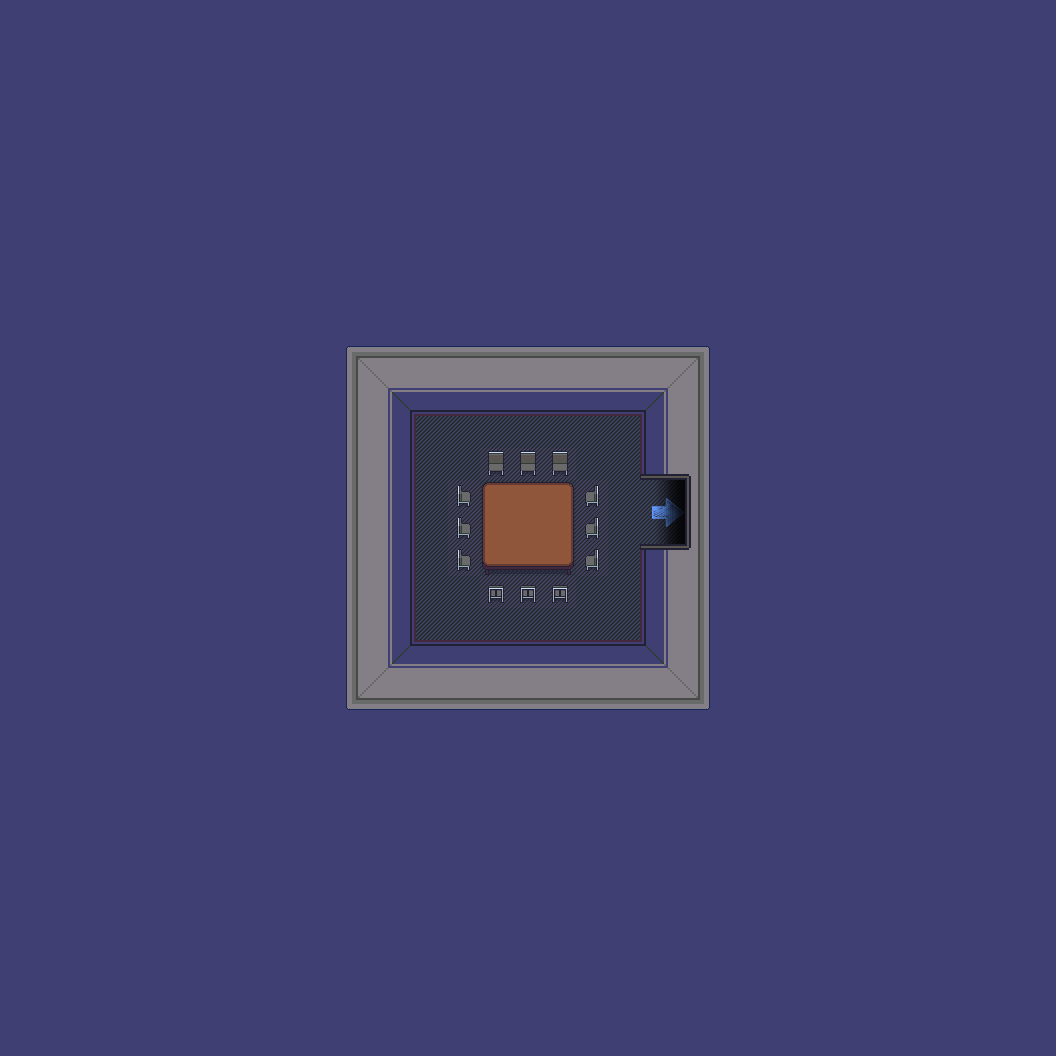

A 2D game scene composited from a Tiled map and its tileset images. What follows is a short description and the map's XML, with each tile layer's data collapsed to a summary:
An orthogonal 33x33 tile map with 32x32 px tiles, 6 tile layers (Background, Ground, Chalk, Shadow, ...), 4 tilesets.

<map version="1.4" tiledversion="1.4.2" orientation="orthogonal" renderorder="right-down" width="33" height="33" tilewidth="32" tileheight="32" infinite="0" nextlayerid="14" nextobjectid="1">
 <tileset firstgid="1" source="../../tilesets/Gather Games 0.x.tsx" />
 <tileset firstgid="929" source="../../tilesets/Gather University 0.x.tsx" />
 <tileset firstgid="1393" source="../../tilesets/Gather Conference 0.x.tsx" />
 <tileset firstgid="2417" source="Chalk.tsx" />
 <layer id="12" name="Background" width="33" height="33">
  <data>[1089 cells, 1089 non-empty, 1 distinct tile ids]</data>
 </layer>
 <layer id="9" name="Ground" width="33" height="33">
  <data>[1089 cells, 121 non-empty, 1 distinct tile ids]</data>
 </layer>
 <layer id="13" name="Chalk" width="33" height="33">
  <data>[1089 cells, 4 non-empty, 4 distinct tile ids]</data>
 </layer>
 <layer id="10" name="Shadow" width="33" height="33">
  <data>[1089 cells, 6 non-empty, 2 distinct tile ids]</data>
 </layer>
 <layer id="8" name="Walls" width="33" height="33">
  <data>[1089 cells, 120 non-empty, 21 distinct tile ids]</data>
 </layer>
 <layer id="11" name="L1" width="33" height="33">
  <data>[1089 cells, 21 non-empty, 12 distinct tile ids]</data>
 </layer>
</map>
